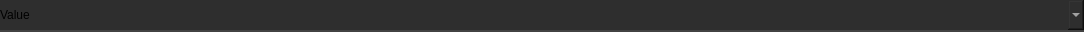
<?xml version="1.0" encoding="UTF-8"?>
<ui version="4.0">
 <class>Widget</class>
 <widget class="QWidget" name="Widget">
  <property name="geometry">
   <rect>
    <x>0</x>
    <y>0</y>
    <width>1084</width>
    <height>32</height>
   </rect>
  </property>
  <property name="minimumSize">
   <size>
    <width>0</width>
    <height>0</height>
   </size>
  </property>
  <property name="maximumSize">
   <size>
    <width>16777215</width>
    <height>97</height>
   </size>
  </property>
  <property name="windowTitle">
   <string>Form</string>
  </property>
  <property name="styleSheet">
   <string notr="true">.QWidget {
    font: 580 10pt &quot;Segoe UI&quot;;
    border: 2px solid black;
    border-radius: 0px;
    border-left: 0px;
    border-right: 0px;
	border-top: 0px;
    border-color: rgba(66, 66, 66, 255);
    padding: 8px;
    padding-left: 6px;
    padding-right: 6px;
    color: #e5e5e5;
    background-color: #2e2e2e;
}

.QWidget::hover {
}
.QWidget::selected {
    background-color: #515965;
}</string>
  </property>
  <layout class="QVBoxLayout" name="verticalLayout">
   <property name="spacing">
    <number>0</number>
   </property>
   <property name="leftMargin">
    <number>0</number>
   </property>
   <property name="topMargin">
    <number>0</number>
   </property>
   <property name="rightMargin">
    <number>0</number>
   </property>
   <property name="bottomMargin">
    <number>0</number>
   </property>
   <item>
    <widget class="QFrame" name="frame">
     <property name="maximumSize">
      <size>
       <width>16777215</width>
       <height>32</height>
      </size>
     </property>
     <property name="styleSheet">
      <string notr="true">.QFrame {
    font: 580 10pt &quot;Segoe UI&quot;;
    border: 2px solid black;
    border-radius: 0px;
    border-left: 0px;
    border-right: 0px;
	border-top: 0px;
    border-color: rgba(66, 66, 66, 255);
    color: #e5e5e5;
    background-color: #2e2e2e;
}

.QFrame::hover {
}
.QFrame::selected {
    background-color: #515965;
}</string>
     </property>
     <property name="frameShape">
      <enum>QFrame::StyledPanel</enum>
     </property>
     <property name="frameShadow">
      <enum>QFrame::Raised</enum>
     </property>
     <property name="lineWidth">
      <number>0</number>
     </property>
     <layout class="QHBoxLayout" name="horizontalLayout_2">
      <property name="spacing">
       <number>16</number>
      </property>
      <property name="leftMargin">
       <number>0</number>
      </property>
      <property name="topMargin">
       <number>0</number>
      </property>
      <property name="rightMargin">
       <number>0</number>
      </property>
      <property name="bottomMargin">
       <number>0</number>
      </property>
      <item>
       <widget class="QLabel" name="label">
        <property name="styleSheet">
         <string notr="true">border:0px;
background-color: rgba(255, 255, 255, 0);
font: 8pt &quot;Segoe UI&quot;;

</string>
        </property>
        <property name="text">
         <string>Value</string>
        </property>
       </widget>
      </item>
      <item>
       <widget class="QComboBox" name="value">
        <property name="styleSheet">
         <string notr="true">QComboBox {
    font: 580 10pt &quot;Segoe UI&quot;;
    border: 2px solid black;
    border-radius: 0px;
    border-color: rgba(94, 94, 94, 255);
    height: 18px;
    padding-top: 8px;
    padding-bottom: 8px;
	border-top:none;
border-bottom:none;
border:none;
    color: #e5e5e5;
    background-color: #2e2e2e;
}

QComboBox:hover {
    background-color: #515965;
    color: white;
}

QComboBox:pressed {
}

QComboBox:item {
    font: 580  10pt &quot;Segoe UI&quot;;
    color: #e5e5e5;
    padding-left: 5px;
    background-color: #2e2e2e;
    border-style: none;
}

QComboBox::drop-down {
    color: #e5e5e5;
    padding: 2px;
    background: url(://icons/arrow_drop_down_16dp.svg) no-repeat center;
    border-bottom: 0px solid black;
    border-top: 0px solid black;
    border-right: 0px;
    border-left: 2px solid;
    margin-left: 5px;
    padding: 5px;
    width: 7px;
    border-color: rgba(94, 94, 94, 255);
    background-color: #2e2e2e;
border:none;
}

QComboBox::drop-down:hover {
    background-color: #515965;
    color: white;
}


QComboBox QAbstractItemView {
    border: 2px solid gray;
    border-color: rgba(94, 94, 94, 255);
    selection-background-color: #515965;
    background-color: #2e2e2e;
}


QComboBox QAbstractItemView::item {
    height: 16px; /* Set the height of each item */
    padding: 4px; /* Add padding to each item */
    padding-left: 5px;
    padding-right: 5px;
    color: #ff939393;
    border-style: none;
    border-bottom: 0.5px solid black;
    border-color: rgba(255, 255, 255, 10);
}


QComboBox QAbstractItemView::item:selected {
    height: 16px; /* Set the height of each item */
    padding: 4px; /* Add padding to each item */
    padding-left: 5px;
    padding-right: 5px;
    background-color: #515965;
    color: white;
    border: none; /* Remove border */
    outline: none; /* Remove outline */
}
</string>
        </property>
       </widget>
      </item>
     </layout>
    </widget>
   </item>
  </layout>
 </widget>
 <resources/>
 <connections/>
</ui>
